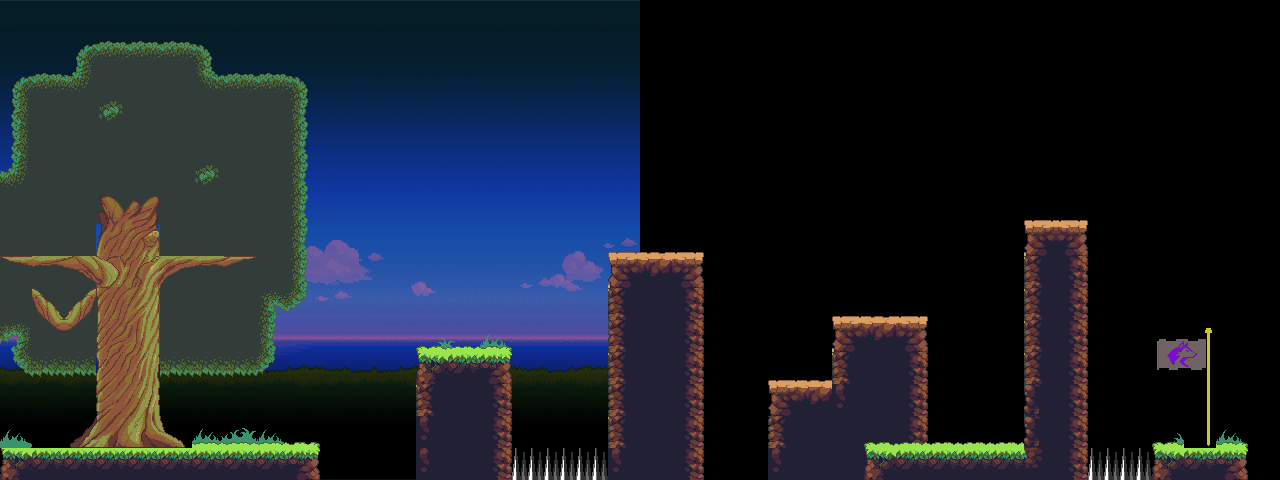

Tiled map render using the project's own tile images. Description and the map definition, with tile-layer contents summarised, below:
An orthogonal 40x15 tile map with 32x32 px tiles, 3 tile layers (Tile Layer 3, Tile Layer 1, foreground), 4 tilesets, 1 image layer and 23 objects (6x CoinEntity, 4x platform, 2x me.LevelEntity, 2x spike, FlyEnemyEntity, ...).

<map version="1.0" orientation="orthogonal" renderorder="right-down" width="40" height="15" tilewidth="32" tileheight="32" nextobjectid="37">
 <tileset firstgid="1" name="Jungle_guide" tilewidth="32" tileheight="32" tilecount="696" columns="24">
  <image source="../img/map/Jungle_guide.png" trans="000000" width="768" height="928" />
 </tileset>
 <tileset firstgid="697" name="Jungle_terrain" tilewidth="32" tileheight="32" tilecount="420" columns="28">
  <image source="../img/map/Jungle_terrain.png" trans="000000" width="896" height="480" />
 </tileset>
 <tileset firstgid="1117" name="Spikes" tilewidth="32" tileheight="32" tilecount="1" columns="1">
  <image source="../img/map/Spikes.png" trans="003039" width="32" height="32" />
 </tileset>
 <tileset firstgid="1118" name="Flag" tilewidth="32" tileheight="32" tilecount="8" columns="2">
  <image source="../img/sprite/Flag.png" trans="003039" width="64" height="128" />
 </tileset>
 <imagelayer name="Parallax_Layer">
  <image source="../img/area02_bkg0.png" width="640" height="480" />
  <properties>
   <property name="ratio" value="0.25" />
  </properties>
 </imagelayer>
 <layer name="Tile Layer 3" width="40" height="15">
  <data>[600 cells, 15 non-empty, 1 distinct tile ids]</data>
 </layer>
 <layer name="Tile Layer 1" width="40" height="15">
  <data>[600 cells, 251 non-empty, 128 distinct tile ids]</data>
 </layer>
 <objectgroup name="Object Layer 1">
  <object id="17" name="CoinEntity" x="449" y="285" width="32" height="32">
   <properties>
    <property name="framewidth" value="32" />
    <property name="image" value="spinning_coin_gold" />
   </properties>
  </object>
  <object id="18" name="CoinEntity" x="198" y="75" width="32" height="32">
   <properties>
    <property name="framewidth" value="32" />
    <property name="image" value="spinning_coin_gold" />
   </properties>
  </object>
  <object id="19" name="CoinEntity" x="40" y="76" width="32" height="32">
   <properties>
    <property name="framewidth" value="32" />
    <property name="image" value="spinning_coin_gold" />
   </properties>
  </object>
  <object id="20" name="CoinEntity" x="635" y="195" width="32" height="32">
   <properties>
    <property name="framewidth" value="32" />
    <property name="image" value="spinning_coin_gold" />
   </properties>
  </object>
  <object id="21" name="CoinEntity" x="877" y="396" width="32" height="32">
   <properties>
    <property name="framewidth" value="32" />
    <property name="image" value="spinning_coin_gold" />
   </properties>
  </object>
  <object id="22" name="CoinEntity" x="1037" y="174" width="32" height="32">
   <properties>
    <property name="framewidth" value="32" />
    <property name="image" value="spinning_coin_gold" />
   </properties>
  </object>
  <object id="34" name="me.LevelEntity" x="1210.67" y="328.833" height="113">
   <properties>
    <property name="duration" value="250" />
    <property name="fade" value="#000000" />
    <property name="to" value="area05" />
   </properties>
  </object>
  <object id="35" name="me.LevelEntity" x="1153.33" y="352.833" width="53.3334" height="1">
   <properties>
    <property name="duration" value="250" />
    <property name="fade" value="#000000" />
    <property name="to" value="area05" />
   </properties>
  </object>
 </objectgroup>
 <objectgroup name="EnemyEntity">
  <object id="31" name="FlyEnemyEntity" x="14.3333" y="178.5" width="230" height="67">
   <properties>
    <property name="frameheight" value="46" />
    <property name="framewidth" value="60" />
    <property name="image" value="hawk" />
   </properties>
  </object>
 </objectgroup>
 <objectgroup name="collision">
  <object id="2" x="0" y="448" width="318" height="28" />
  <object id="3" x="0" y="-176.798">
   <polyline points="0,0 2,626.798 1,-2.86864 0,-2.86864" />
  </object>
  <object id="4" x="419" y="352" width="91" height="130" />
  <object id="5" x="610" y="257" width="97" height="223" />
  <object id="6" type="platform" x="769" y="382" width="60" height="16" />
  <object id="7" type="platform" x="833" y="319" width="92" height="16" />
  <object id="8" x="866" y="445" width="160" height="36" />
  <object id="9" x="1024" y="226" width="65" height="257" />
  <object id="10" x="1155" y="447" width="93" height="30" />
  <object id="12" type="platform" x="162" y="258" width="92" height="16" />
  <object id="13" type="platform" x="7" y="258" width="92" height="16" />
  <object id="28" type="spike" x="510.5" y="450.5" width="93" height="13" />
  <object id="29" type="spike" x="1090" y="453" width="58" height="10" />
  <object id="36" name="mainPlayer" x="15" y="379" width="40" height="66">
   <properties>
    <property name="frameheight" value="80" />
    <property name="framewidth" value="60" />
    <property name="image" value="gripe_run_right2" />
   </properties>
  </object>
 </objectgroup>
 <layer name="foreground" width="40" height="15">
  <data>[600 cells, 0 non-empty, 0 distinct tile ids]</data>
 </layer>
</map>
